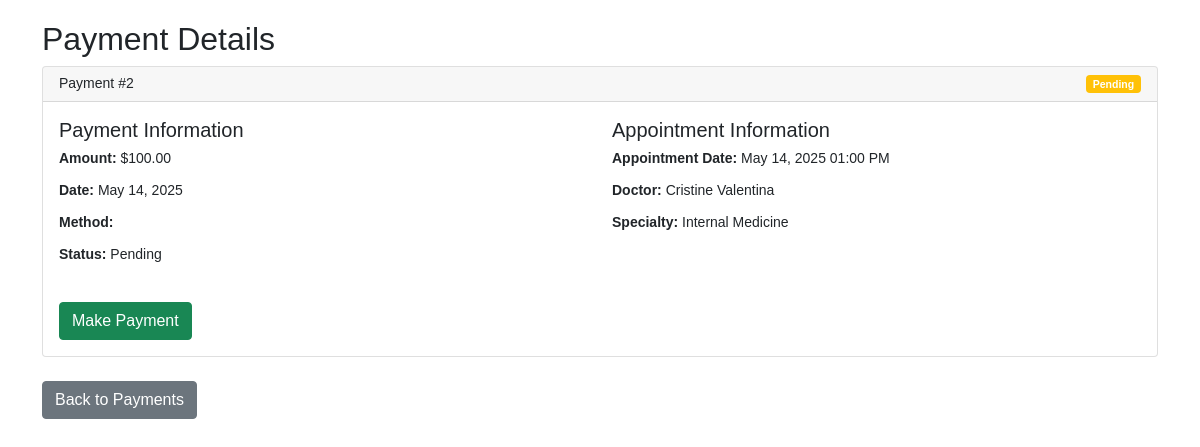
The page /view_payment.php?id=2 (signed in) on the database its author committed.
### tables this page shows
CREATE TABLE `payments` (
  `payment_id` int(11) NOT NULL,
  `appointment_id` int(11) NOT NULL,
  `amount` decimal(10,2) NOT NULL,
  `payment_date` date NOT NULL,
  `payment_method` enum('Cash','Credit Card','Insurance','Bank Transfer') NOT NULL,
  `status` enum('Pending','Completed','Cancelled') DEFAULT 'Pending'
);

CREATE TABLE `appointments` (
  `appointment_id` int(11) NOT NULL,
  `patient_id` int(11) NOT NULL,
  `doctor_id` int(11) NOT NULL,
  `appointment_datetime` datetime NOT NULL,
  `status` enum('Scheduled','Completed','Cancelled') DEFAULT 'Scheduled',
  `notes` text DEFAULT NULL,
  `created_at` timestamp NOT NULL DEFAULT current_timestamp()
);

CREATE TABLE `doctors` (
  `doctor_id` int(11) NOT NULL,
  `name` varchar(100) NOT NULL,
  `specialty_id` int(11) NOT NULL,
  `room_number` varchar(20) NOT NULL,
  `phone` varchar(20) NOT NULL,
  `email` varchar(100) NOT NULL,
  `username` varchar(50) NOT NULL,
  `password` varchar(255) NOT NULL,
  `created_at` timestamp NOT NULL DEFAULT current_timestamp()
);

CREATE TABLE `specialties` (
  `specialty_id` int(11) NOT NULL,
  `name` varchar(100) NOT NULL
);

### view_payment.php (the view, shortened to what this page needs)
<?php
require_once "config.php";
$user_type = $_SESSION["user_type"];
if($user_type == "patient"){
    $sql = "SELECT p.*, a.appointment_id, a.appointment_datetime, a.notes,
                   d.name as doctor_name, s.name as specialty, a.patient_id
            FROM payments p
            JOIN appointments a ON p.appointment_id = a.appointment_id
            JOIN doctors d ON a.doctor_id = d.doctor_id
            JOIN specialties s ON d.specialty_id = s.specialty_id
            WHERE p.payment_id = ? AND a.patient_id = ?";
    if($stmt = mysqli_prepare($conn, $sql)){
        mysqli_stmt_bind_param($stmt, "ii", $param_payment_id, $param_patient_id);
        if(mysqli_stmt_execute($stmt)){
            $result = mysqli_stmt_get_result($stmt);
            if(mysqli_num_rows($result) == 1){
                $payment = mysqli_fetch_array($result);
            } else {
                $_SESSION["message"] = "Invalid payment or you don't have permission to view it.";
                $_SESSION["message_type"] = "danger";
                header("location: payments.php");
                exit;
            }
        } else {
            echo "Oops! Something went wrong. Please try again later.";
            exit;
        }
    }
}
?>
<!DOCTYPE html>
<html lang="en">
<head>
    <link rel="stylesheet" href="https://cdnjs.cloudflare.com/ajax/libs/bootstrap/5.1.3/css/bootstrap.min.css">
</head>
<body>
    <div class="container">
        <h2>Payment Details</h2>
        <?php if(isset($payment)): ?>
            <div class="card mb-4">
                <div class="card-header">
                    Payment #<?php echo $payment['payment_id']; ?>
                    <?php
                    if($payment['status'] == 'Pending') echo '<span class="badge bg-warning float-end">Pending</span>';
                    elseif($payment['status'] == 'Completed') echo '<span class="badge bg-success float-end">Completed</span>';
                    else echo '<span class="badge bg-danger float-end">Cancelled</span>';
                    ?>
                </div>
                <div class="card-body">
                    <div class="row">
                        <div class="col-md-6">
                            <h5>Payment Information</h5>
                            <p><strong>Amount:</strong> $<?php echo number_format($payment['amount'], 2); ?></p>
                            <p><strong>Date:</strong> <?php echo date('M d, Y', strtotime($payment['payment_date'])); ?></p>
                            <p><strong>Method:</strong> <?php echo $payment['payment_method']; ?></p>
                            <p><strong>Status:</strong> <?php echo $payment['status']; ?></p>
                        </div>
                        <div class="col-md-6">
                            <h5>Appointment Information</h5>
                            <p><strong>Appointment Date:</strong> <?php echo date('M d, Y h:i A', strtotime($payment['appointment_datetime'])); ?></p>
                            <p><strong>Doctor:</strong> <?php echo $payment['doctor_name']; ?></p>
                            <p><strong>Specialty:</strong> <?php echo $payment['specialty']; ?></p>
                        </div>
                    </div>
                    <?php if($payment['status'] == 'Pending'): ?>
                        <div class="mt-4">
                            <a href="make_payment.php?id=<?php echo $payment['payment_id']; ?>" class="btn btn-success">Make Payment</a>
                        </div>
                    <?php endif; ?>
                </div>
            </div>
        <?php else: ?>
            <div class="alert alert-danger">Payment details not found.</div>
        <?php endif; ?>
        <p><a href="payments.php" class="btn btn-secondary">Back to Payments</a></p>
    </div>
</body>
</html>

### view_payment.php (style rules this page uses)
body { font: 14px sans-serif; padding: 20px; }

### rows shown on the page
payments: payment_id "2", amount "100.00", payment_date "May 14, 2025", status "Pending", appointment.appointment_datetime "May 14, 2025 01:00 PM", doctors.name "Cristine Valentina", specialties.name "Internal Medicine"
